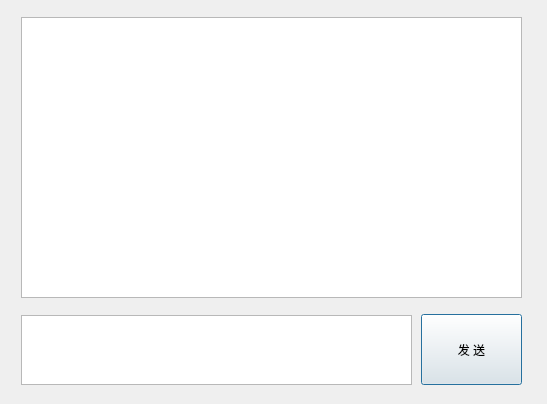
<?xml version="1.0" encoding="UTF-8"?>
<ui version="4.0">
 <class>ChatDialog</class>
 <widget class="QDialog" name="ChatDialog">
  <property name="geometry">
   <rect>
    <x>0</x>
    <y>0</y>
    <width>547</width>
    <height>404</height>
   </rect>
  </property>
  <property name="windowTitle">
   <string>聊天室</string>
  </property>
  <widget class="QPlainTextEdit" name="textRecord">
   <property name="geometry">
    <rect>
     <x>21</x>
     <y>17</y>
     <width>501</width>
     <height>281</height>
    </rect>
   </property>
   <property name="readOnly">
    <bool>true</bool>
   </property>
  </widget>
  <widget class="QPlainTextEdit" name="textMsg">
   <property name="geometry">
    <rect>
     <x>21</x>
     <y>315</y>
     <width>391</width>
     <height>70</height>
    </rect>
   </property>
  </widget>
  <widget class="QPushButton" name="btnSendMsg">
   <property name="geometry">
    <rect>
     <x>421</x>
     <y>314</y>
     <width>101</width>
     <height>71</height>
    </rect>
   </property>
   <property name="text">
    <string>发 送</string>
   </property>
  </widget>
 </widget>
 <tabstops>
  <tabstop>textMsg</tabstop>
  <tabstop>btnSendMsg</tabstop>
  <tabstop>textRecord</tabstop>
 </tabstops>
 <resources/>
 <connections/>
</ui>
